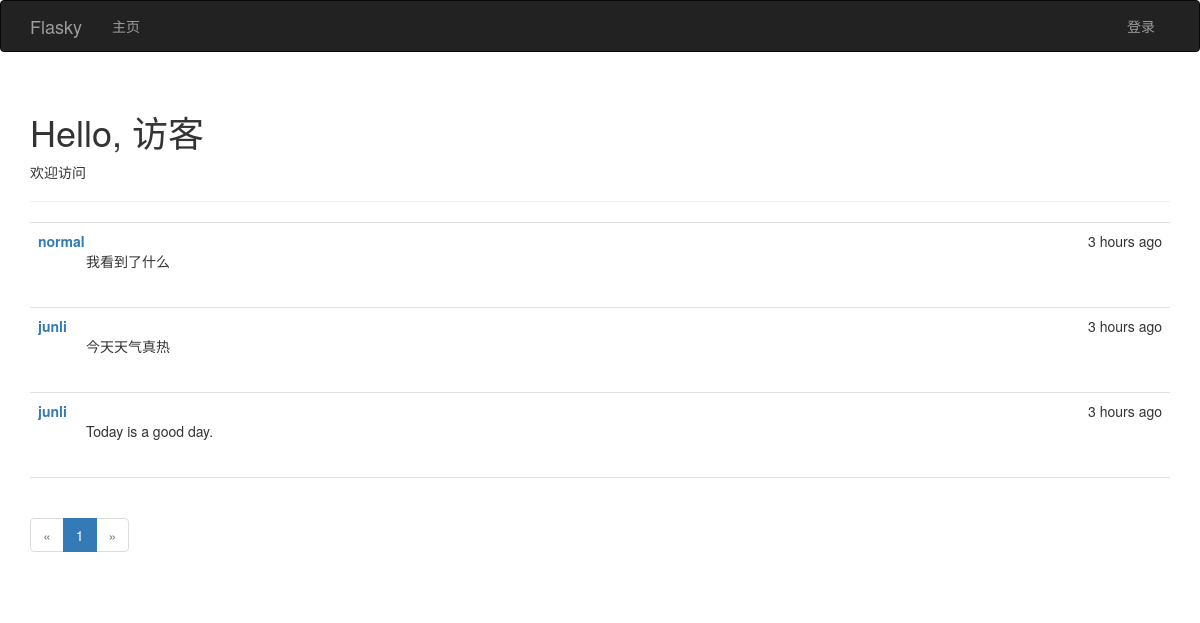
Before: / with the older database file.
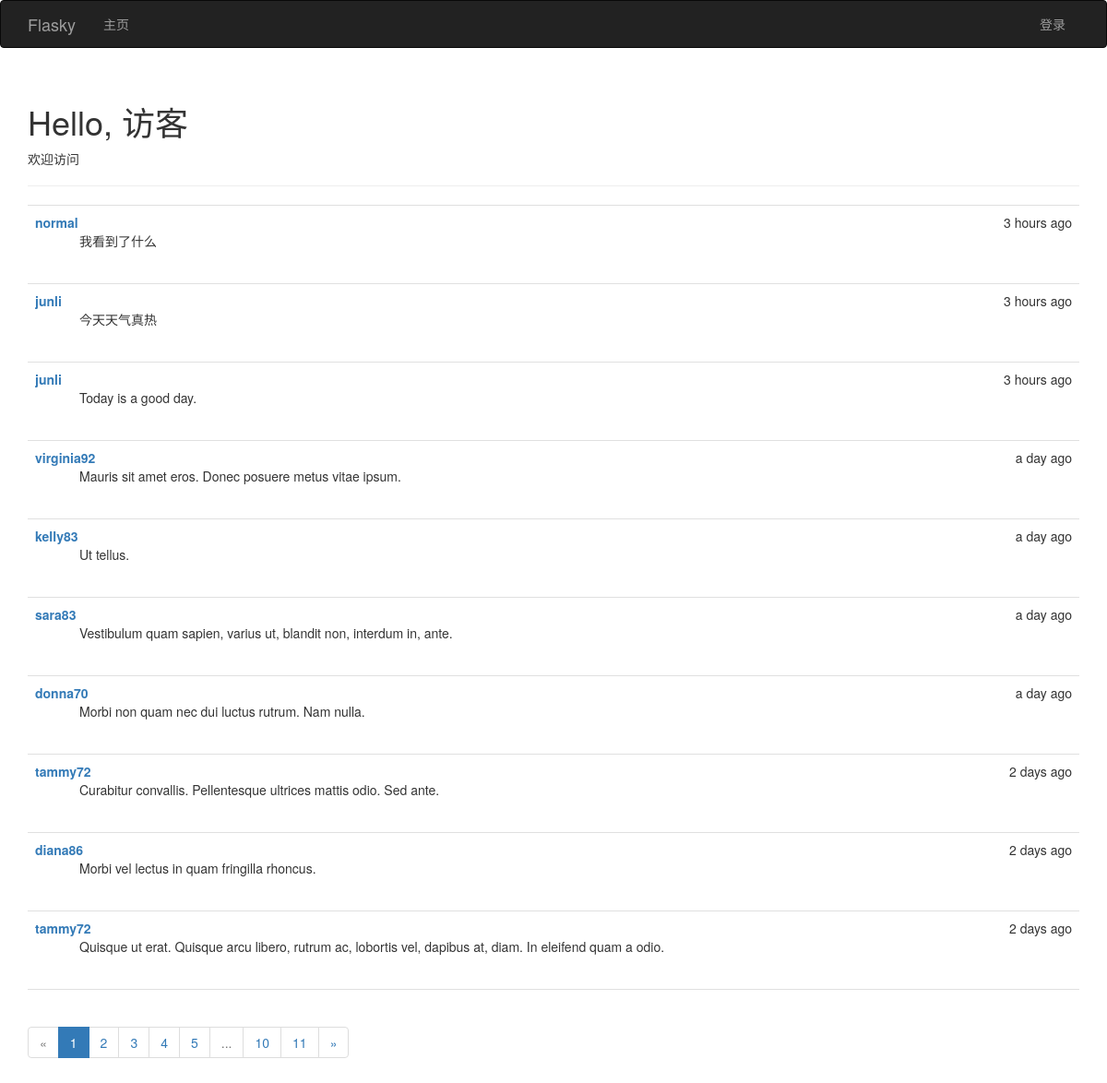
After: the same page with the newer database file.
### app/models.py (models this page shows, shortened)
class Post(db.Model):
    __tablename__ = 'posts'
    id = db.Column(db.Integer, primary_key=True)
    body = db.Column(db.Text)
    timestamp = db.Column(db.DateTime, index=True, default=datetime.utcnow)
    author_id = db.Column(db.Integer, db.ForeignKey('users.id'))

class User(UserMixin, db.Model):
    __tablename__ = 'users'
    id = db.Column(db.Integer, primary_key=True)
    username = db.Column(db.String(64), unique=True, index=True)
    email = db.Column(db.String(64), unique=True,index=True)
    role_id = db.Column(db.Integer, db.ForeignKey('roles.id'))
    password_hash = db.Column(db.String(128))
    confirmed = db.Column(db.Boolean, default= False)
    name = db.Column(db.String(64))
    location = db.Column(db.String(128))
    about_me = db.Column(db.Text())
    member_since = db.Column(db.DateTime(), default=datetime.utcnow)
    last_seen = db.Column(db.DateTime(), default=datetime.utcnow)
    posts = db.relationship('Post', backref='author', lazy='dynamic')
    @property
    def password(self):
        raise AttributeError('password is not a readable attribute')

### app/main/views.py (the view)
@main.route('/',methods=['GET','POST'])
def index():
    form = PostForm()
    if current_user.can(Permission.WRITE_ARTICLES) and form.validate_on_submit():
        post = Post(body=form.body.data, author=current_user._get_current_object())
        db.session.add(post)
        return redirect(url_for('.index'))
    page = request.args.get('page',1, type=int)
    pagination = Post.query.order_by(Post.timestamp.desc()).paginate(page,
                per_page=current_app.config['FLASKY_POSTS_PER_PAGE'], error_out=False)
    posts = pagination.items
    return render_template('index.html', form = form, posts=posts, pagination=pagination)

### app/auth/views.py (called while the page is built)
@auth.before_app_request
def before_request():
    if current_user.is_authenticated:
        current_user.ping()
        if not current_user.confirmed and request.endpoint[:5] != 'auth.':
            return redirect(url_for('auth.unconfirmed'))

### app/main/__init__.py (called while the page is built)
@main.app_context_processor
def inject_permissions():
    return dict(Permission=Permission)

### app/models.py (called while the page is built)
    def can(self, permission):
        return False

### app/templates/index.html (shortened to what this page needs)
{%  extends "base.html" %}
{%  import "bootstrap/wtf.html" as wtf %}
{%  import "_macros.html" as macros %}
{% block page_content %}
    <div class="page-header">
        <h1>Hello, {% if current_user.is_authenticated %}{{ current_user.username }} {% else %} 访客{% endif %} </h1>
        {% if not known %}
            <p>欢迎访问</p>
         {% else %}
            <p>欢迎再次光临！</p>
        {% endif %}
    </div>
    <div>
  {%  include '_posts.html' %}
    {% if pagination %}
        <div class="pagination">
            {{ macros.pagination_widget(pagination,'.index') }}
        </div>
    {% endif %}
    </div>
{% endblock %}

### app/templates/_posts.html
  <ul class="posts">
        {% for post in posts %}
            <li class="post">
                <div class="post-date">
                    {{ moment(post.timestamp).fromNow() }}
                </div>
                <div class="post-author">
                    <a href="{{ url_for('.user', username=post.author.username) }}">{{ post.author.username }}</a>
                </div>
                <div class="post-content">
                    {{ post.body }}
                </div>
            </li>
        {% endfor %}
    </ul>

Changed rows visible on the page:
added Post: timestamp "a day ago", author.username "virginia92", body "Mauris sit amet eros. Donec posuere metus vitae ipsum."
added Post: timestamp "a day ago", author.username "kelly83", body "Ut tellus."
added Post: timestamp "a day ago", author.username "sara83", body "Vestibulum quam sapien, varius ut, blandit non, interdum in, ante."
added Post: timestamp "a day ago", author.username "donna70", body "Morbi non quam nec dui luctus rutrum. Nam nulla."
added Post: timestamp "2 days ago", author.username "tammy72", body "Curabitur convallis. Pellentesque ultrices mattis odio. Sed ante."
added Post: timestamp "2 days ago", author.username "diana86", body "Morbi vel lectus in quam fringilla rhoncus."
added Post: timestamp "2 days ago", author.username "tammy72", body "Quisque ut erat. Quisque arcu libero, rutrum ac, lobortis vel, dapibus at, diam. In eleifend quam a odio."
Other visible differences:
new list line: "2"
new list line: "3"
new list line: "4"
new list line: "5"
new list line: "10"
new list line: "11"
